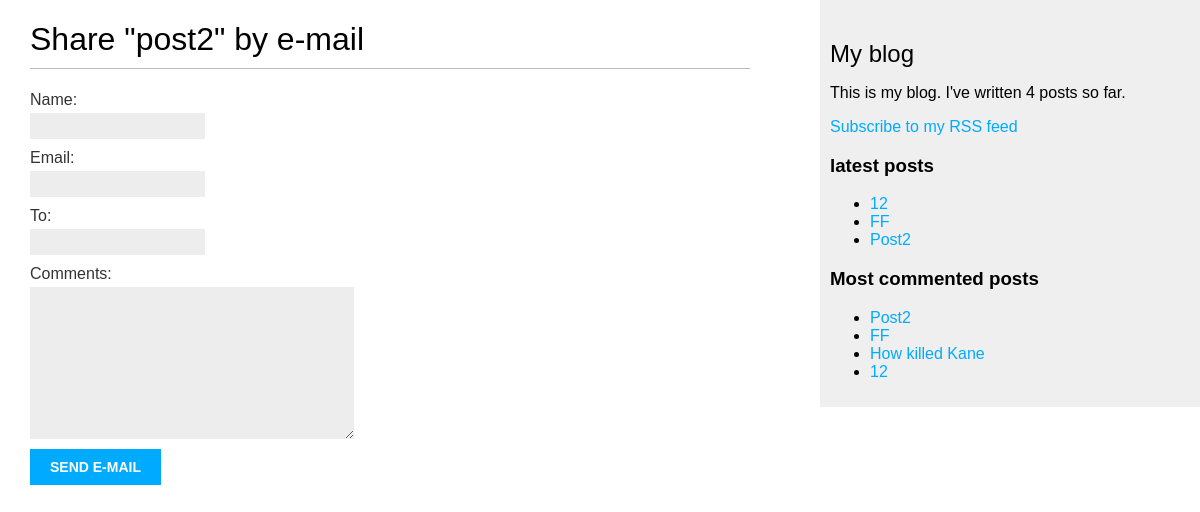
/blog/2/share/, run on an earlier commit of the app's database.
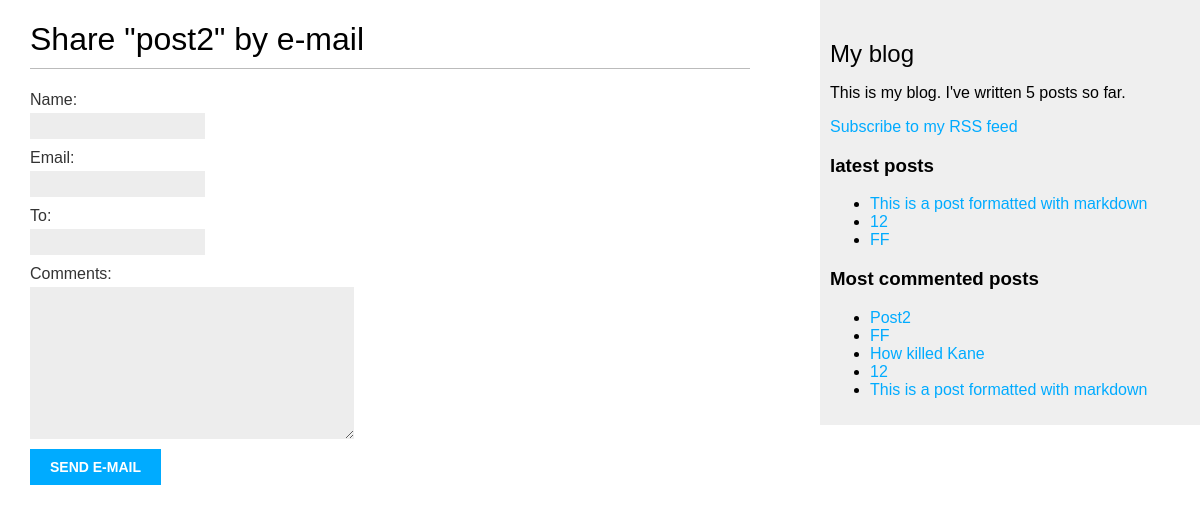
And on a later commit of the database.
### blog/models.py (models this page shows, shortened)
class Post(models.Model):
    tags = TaggableManager()
    class Status(models.TextChoices):
        DRAFT = 'DF', 'Draft'
        PUBLISHED = 'PB', 'Published'
    title = models.CharField(max_length=200)
    slog = models.CharField(max_length=200, unique_for_date='publish')
    body = models.TextField()
    author = models.ForeignKey(settings.AUTH_USER_MODEL, on_delete=models.CASCADE, related_name='blog_posts')
    publish = models.DateTimeField(default=timezone.now)
    created = models.DateTimeField(auto_now_add=True)
    updated = models.DateTimeField(auto_now=True)
    status = models.CharField(max_length=2, choices=Status, default=Status.DRAFT)
    objects = models.Manager()
    published = PublishManager()
    class Meta:
        ordering = ['-publish']
        indexes = [
            models.Index(fields=['-publish']),
        ]
    def get_absolute_url(self):
        return reverse('blog:post_detail', args=[self.publish.year, self.publish.month, self.publish.day, self.slog])

### blog/views.py (the view)
# urls.py: path('<int:post_id>/share/', views.post_share, name='post_share'),
def post_share(request, post_id):
    post = get_object_or_404(Post, id=post_id, status=Post.Status.PUBLISHED)
    sent = False
    if request.method == "POST":
        form = EmailPostForm(request.POST)
        if form.is_valid():
            cd = form.cleaned_data
            post_url = request.build_absolute_uri(
                post.get_absolute_url()
            )
            subject = (
                f"{cd['name']} ({cd['email']}) "
                f"recommends you read {post.title}"
            )
            message = (
                f"Read {post.title} at {post_url}\n\n"
                f"{cd['name']}\'s comments: {cd['comments']}"
            )
            send_mail(
                subject=subject,
                message=message,
                from_email=None,
                recipient_list=[cd['to']]
            )
            sent = True
    else:
        form = EmailPostForm()
    return render(request, 'blog/post/share.html', {'post': post,'form': form, 'sent': sent})

### blog/forms.py
class EmailPostForm(forms.Form):
    name = forms.CharField(max_length=20)
    email = forms.EmailField()
    to = forms.EmailField()
    comments = forms.CharField(required=False, widget=forms.Textarea)

### blog/models.py (called while the page is built)
    def get_queryset(self):
        return super().get_queryset().filter(status=Post.Status.PUBLISHED)

### blog/templatetags/blog_tags.py (called while the page is built)
@register.simple_tag()
def total_posts():
    return Post.published.count()

@register.inclusion_tag('blog/post/latest_posts.html')
def show_latest_posts(count=5):
    latest_posts = Post.published.all().order_by('-publish')[:count]
    return {'latest_posts': latest_posts}

@register.simple_tag()
def get_most_commented_posts(count=5):
    return Post.published.annotate(
        total_comments=Count('comment')).order_by('-total_comments')[:count]

### blog/templates/blog/post/share.html (shortened to what this page needs)
{% extends "blog/base.html" %}
{% block content %}
  {% if sent %}
    <h1>E-mail successfully sent</h1>
    <p>
      "{{ post.title }}" was successfully sent to {{ form.cleaned_data.to }}.
    </p>
  {% else %}
    <h1>Share "{{ post.title }}" by e-mail</h1>
    <form method="post">
      {{ form.as_p }}
      <input type="submit" value="Send e-mail">
    </form>
  {% endif %}
{% endblock %}

### blog/templates/blog/base.html (shortened to what this page needs)
{% load blog_tags %}
{% load static %}
<!DOCTYPE html>
<html>
<head>
  <link href="{% static "css/blog.css" %}" rel="stylesheet">
</head>
<body>
  <div id="content">
    {% block content %}
    {% endblock %}
  </div>
  <div id="sidebar">
    <h2>My blog</h2>
    <p>This is my blog.
       I've written {% total_posts %} posts so far.
    </p>
    <p>
      <a href="{% url "blog:post_feed" %}">
        Subscribe to my RSS feed
      </a>
    </p>
    <h3>latest posts</h3>
    {% show_latest_posts 3 %}
    <h3>Most commented posts</h3>
    {% get_most_commented_posts as most_commented_posts %}
    <ul>
      {% for post in most_commented_posts %}
        <li>
          <a href="{{ post.get_absolute_url }}">{{ post.title|capfirst }}</a>
        </li>
      {% endfor %}
    </ul>
  </div>
</body>
</html>

### blog/templates/blog/post/latest_posts.html
<ul>
  {% for post in latest_posts %}
    <li>
      <a href="{{ post.get_absolute_url }}">{{ post.title|capfirst }}</a>
    </li>
  {% endfor %}
</ul>

What changed in the data, as far as the page shows it:
no longer on one of the page's lists (row unchanged): Post: title "Post2"
added Post: title "This is a post formatted with markdown"
Also different on the page:
text no longer shown: "4"
text now shown: "5"
